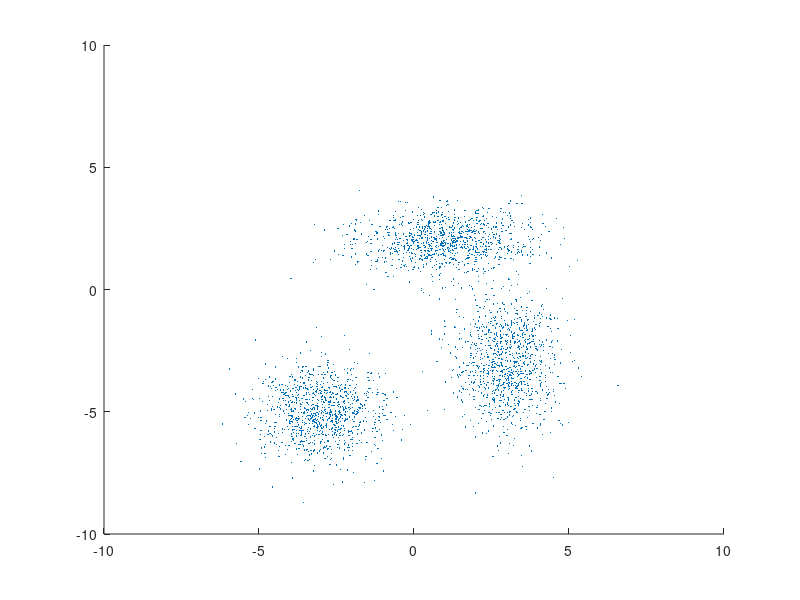

Write the MATLAB code that produced this figure. (Note: this script raises an error after producing the figure.)
% fitgmdist()
% N = sample num
% D = dimension
% K = component num

% X = [N x D]
% Model:
%   Mu = [K x D]
%   Sigma = [D x D x K]
%   Weights = [1 x K]
% Ref:
%   https://github.com/Mrliukuang/scikit-learn/blob/master/sklearn/mixture/gmm.py
%   fitgmdist()
clear; clc; close all;

MU1 = [1 2];
SIGMA1 = [2 0; 
          0 .5];

MU2 = [-3 -5];
SIGMA2 = [1 0; 
          0 1];

MU3 = [3 -3];
SIGMA3 = [0.7 0; 
          0 2.1];

X = [mvnrnd(MU1,SIGMA1,1000);
     mvnrnd(MU2,SIGMA2,1000);
     mvnrnd(MU3,SIGMA3,1000)];
scatter(X(:,1), X(:,2), 10, '.')
hold on

K = 3;
[N, D] = size(X);
model = [];

%% Initialization step
[~, model.Mu] = kmeans(X, K);
model.Weights = ones(1, K) ./ K;

min_covar = 1e-3;   %  Floor on the diagonal of the covariance matrix to prevent overfitting.  Defaults to 1e-3.
cv = cov(X) + min_covar * eye(D);
model.Sigma = repmat(cv, [1, 1, K]);

%% EM algorithm
n_iter = 100;
model.Converged = false;
tol = 1e-6;   % Tolerance. EM iterations will stop when average gain in log-likelihood meet this tolerance.
pre_likelihood = -Inf;

for i = 1:n_iter
    % E step: calculating responsibility in log form
    [logpx, resp] = e_step(X, model);
    likelihood = mean(logpx);
    
    % Convergence check
    delta = likelihood - pre_likelihood;
    if delta >= 0 && delta < tol * abs(likelihood)    % use relative difference
        model.Converged = true;
        break
    end
    pre_likelihood = likelihood;
    
    % M step: update params
    model = m_step(X, resp);
    
    fprintf('iter %d: p(x) = %f, delta = %f\n', i, likelihood, delta);
end




